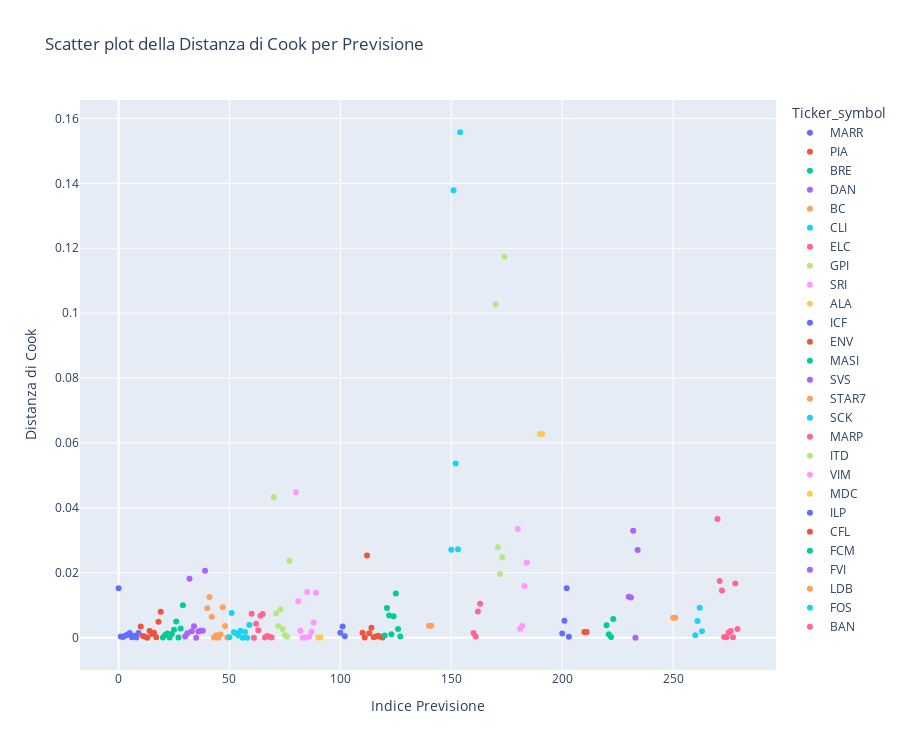

Notebook source saved alongside this figure:
### Code cell
# Seleziona solo le colonne che ti interessano
df_plot = previsioni[['Ticker_symbol', 'cook']]

# Crea uno scatter plot
fig = px.scatter(df_plot, x=df_plot.index, y='cook', color='Ticker_symbol', 
                 title='Scatter plot della Distanza di Cook per Previsione', 
                 labels={'index': 'Indice Previsione', 'cook': 'Distanza di Cook'},
                 color_discrete_sequence=px.colors.qualitative.Plotly)

# Aggiungi titoli e etichette
fig.update_layout(xaxis_title='Indice Previsione', yaxis_title='Distanza di Cook', height=750)

# Mostra il grafico
fig.show()

### Figure 1 — Plotly figure (JSON) as saved in the notebook; plotly's stock layout.template omitted (floating-point values rounded to 4 significant figures)
{"data": [{"hovertemplate": "Ticker_symbol=MARR<br>Indice Previsione=%{x}<br>Distanza di Cook=%{y}<extra></extra>", "legendgroup": "MARR", "marker": {"color": "#636EFA", "symbol": "circle"}, "mode": "markers", "name": "MARR", "orientation": "v", "showlegend": true, "type": "scatter", "x": [0, 1, 2, 3, 4, 5, 6, 7, 8, 9], "xaxis": "x", "y": [0.01522, 0.0003609, 0.0002058, 0.000628, 0.0009438, 0.001452, 0.0001261, 0.0006543, 7.076e-05, 0.001491], "yaxis": "y"}, {"hovertemplate": "Ticker_symbol=PIA<br>Indice Previsione=%{x}<br>Distanza di Cook=%{y}<extra></extra>", "legendgroup": "PIA", "marker": {"color": "#EF553B", "symbol": "circle"}, "mode": "markers", "name": "PIA", "orientation": "v", "showlegend": true, "type": "scatter", "x": [10, 11, 12, 13, 14, 15, 16, 17, 18, 19], "xaxis": "x", "y": [0.003443, 0.00057, 0.0003326, 5.864e-08, 0.002065, 0.001168, 0.001511, 0.0001465, 0.004964, 0.007987], "yaxis": "y"}, {"hovertemplate": "Ticker_symbol=BRE<br>Indice Previsione=%{x}<br>Distanza di Cook=%{y}<extra></extra>", "legendgroup": "BRE", "marker": {"color": "#00CC96", "symbol": "circle"}, "mode": "markers", "name": "BRE", "orientation": "v", "showlegend": true, "type": "scatter", "x": [20, 21, 22, 23, 24, 25, 26, 27, 28, 29], "xaxis": "x", "y": [9.911e-05, 0.000869, 0.001347, 0.0001007, 0.001136, 0.002491, 0.004981, 6.735e-05, 0.002827, 0.009979], "yaxis": "y"}, {"hovertemplate": "Ticker_symbol=DAN<br>Indice Previsione=%{x}<br>Distanza di Cook=%{y}<extra></extra>", "legendgroup": "DAN", "marker": {"color": "#AB63FA", "symbol": "circle"}, "mode": "markers", "name": "DAN", "orientation": "v", "showlegend": true, "type": "scatter", "x": [30, 31, 32, 33, 34, 35, 36, 37, 38, 39], "xaxis": "x", "y": [0.000384, 0.001373, 0.01818, 0.002038, 0.003517, 5.631e-06, 0.001931, 0.002154, 0.002121, 0.02063], "yaxis": "y"}, {"hovertemplate": "Ticker_symbol=BC<br>Indice Previsione=%{x}<br>Distanza di Cook=%{y}<extra></extra>", "legendgroup": "BC", "marker": {"color": "#FFA15A", "symbol": "circle"}, "mode": "markers", "name": "BC", "orientation": "v", "showlegend": true, "type": "scatter", "x": [40, 41, 42, 43, 44, 45, 46, 47, 48, 49], "xaxis": "x", "y": [0.009057, 0.01253, 0.006449, 7.691e-05, 0.0007709, 2.808e-06, 0.000984, 0.009359, 0.003597, 4.169e-05], "yaxis": "y"}, {"hovertemplate": "Ticker_symbol=CLI<br>Indice Previsione=%{x}<br>Distanza di Cook=%{y}<extra></extra>", "legendgroup": "CLI", "marker": {"color": "#19D3F3", "symbol": "circle"}, "mode": "markers", "name": "CLI", "orientation": "v", "showlegend": true, "type": "scatter", "x": [50, 51, 52, 53, 54, 55, 56, 57, 58, 59], "xaxis": "x", "y": [0.0001281, 0.007602, 0.001702, 0.001387, 0.0007275, 0.00212, 4.393e-06, 0.001804, 8.729e-06, 0.003947], "yaxis": "y"}, {"hovertemplate": "Ticker_symbol=ELC<br>Indice Previsione=%{x}<br>Distanza di Cook=%{y}<extra></extra>", "legendgroup": "ELC", "marker": {"color": "#FF6692", "symbol": "circle"}, "mode": "markers", "name": "ELC", "orientation": "v", "showlegend": true, "type": "scatter", "x": [60, 61, 62, 63, 64, 65, 66, 67, 68, 69], "xaxis": "x", "y": [0.007398, 9.897e-07, 0.004284, 0.00231, 0.006772, 0.007308, 8.938e-05, 0.0005168, 0.0003243, 5.938e-05], "yaxis": "y"}, {"hovertemplate": "Ticker_symbol=GPI<br>Indice Previsione=%{x}<br>Distanza di Cook=%{y}<extra></extra>", "legendgroup": "GPI", "marker": {"color": "#B6E880", "symbol": "circle"}, "mode": "markers", "name": "GPI", "orientation": "v", "showlegend": true, "type": "scatter", "x": [70, 71, 72, 73, 74, 75, 76, 77], "xaxis": "x", "y": [0.04338, 0.007456, 0.003642, 0.008694, 0.002733, 0.0007633, 0.000395, 0.02369], "yaxis": "y"}, {"hovertemplate": "Ticker_symbol=SRI<br>Indice Previsione=%{x}<br>Distanza di Cook=%{y}<extra></extra>", "legendgroup": "SRI", "marker": {"color": "#FF97FF", "symbol": "circle"}, "mode": "markers", "name": "SRI", "orientation": "v", "showlegend": true, "type": "scatter", "x": [80, 81, 82, 83, 84, 85, 86, 87, 88, 89], "xaxis": "x", "y": [0.0448, 0.01128, 0.002119, 3.974e-06, 2.094e-06, 0.01409, 0.0004152, 0.001818, 0.004662, 0.01388], "yaxis": "y"}, {"hovertemplate": "Ticker_symbol=ALA<br>Indice Previsione=%{x}<br>Distanza di Cook=%{y}<extra></extra>", "legendgroup": "ALA", "marker": {"color": "#FECB52", "symbol": "circle"}, "mode": "markers", "name": "ALA", "orientation": "v", "showlegend": true, "type": "scatter", "x": [90, 91], "xaxis": "x", "y": [9.883e-05, 9.883e-05], "yaxis": "y"}, {"hovertemplate": "Ticker_symbol=ICF<br>Indice Previsione=%{x}<br>Distanza di Cook=%{y}<extra></extra>", "legendgroup": "ICF", "marker": {"color": "#636EFA", "symbol": "circle"}, "mode": "markers", "name": "ICF", "orientation": "v", "showlegend": true, "type": "scatter", "x": [100, 101, 102], "xaxis": "x", "y": [0.001564, 0.003445, 0.0004387], "yaxis": "y"}, {"hovertemplate": "Ticker_symbol=ENV<br>Indice Previsione=%{x}<br>Distanza di Cook=%{y}<extra></extra>", "legendgroup": "ENV", "marker": {"color": "#EF553B", "symbol": "circle"}, "mode": "markers", "name": "ENV", "orientation": "v", "showlegend": true, "type": "scatter", "x": [110, 111, 112, 113, 114, 115, 116, 117, 118, 119], "xaxis": "x", "y": [0.001547, 6.376e-05, 0.02533, 0.001375, 0.003045, 0.0001408, 0.000362, 0.0006368, 0.0003434, 4.513e-05], "yaxis": "y"}, {"hovertemplate": "Ticker_symbol=MASI<br>Indice Previsione=%{x}<br>Distanza di Cook=%{y}<extra></extra>", "legendgroup": "MASI", "marker": {"color": "#00CC96", "symbol": "circle"}, "mode": "markers", "name": "MASI", "orientation": "v", "showlegend": true, "type": "scatter", "x": [120, 121, 122, 123, 124, 125, 126, 127], "xaxis": "x", "y": [0.0006667, 0.009167, 0.006829, 0.00109, 0.006619, 0.01365, 0.002729, 0.0004142], "yaxis": "y"}, {"hovertemplate": "Ticker_symbol=SVS<br>Indice Previsione=%{x}<br>Distanza di Cook=%{y}<extra></extra>", "legendgroup": "SVS", "marker": {"color": "#AB63FA", "symbol": "circle"}, "mode": "markers", "name": "SVS", "orientation": "v", "showlegend": true, "type": "scatter", "x": [130], "xaxis": "x", "y": [null], "yaxis": "y"}, {"hovertemplate": "Ticker_symbol=STAR7<br>Indice Previsione=%{x}<br>Distanza di Cook=%{y}<extra></extra>", "legendgroup": "STAR7", "marker": {"color": "#FFA15A", "symbol": "circle"}, "mode": "markers", "name": "STAR7", "orientation": "v", "showlegend": true, "type": "scatter", "x": [140, 141], "xaxis": "x", "y": [0.00372, 0.00372], "yaxis": "y"}, {"hovertemplate": "Ticker_symbol=SCK<br>Indice Previsione=%{x}<br>Distanza di Cook=%{y}<extra></extra>", "legendgroup": "SCK", "marker": {"color": "#19D3F3", "symbol": "circle"}, "mode": "markers", "name": "SCK", "orientation": "v", "showlegend": true, "type": "scatter", "x": [150, 151, 152, 153, 154], "xaxis": "x", "y": [0.0271, 0.1379, 0.05365, 0.02725, 0.1557], "yaxis": "y"}, {"hovertemplate": "Ticker_symbol=MARP<br>Indice Previsione=%{x}<br>Distanza di Cook=%{y}<extra></extra>", "legendgroup": "MARP", "marker": {"color": "#FF6692", "symbol": "circle"}, "mode": "markers", "name": "MARP", "orientation": "v", "showlegend": true, "type": "scatter", "x": [160, 161, 162, 163], "xaxis": "x", "y": [0.001488, 0.0003695, 0.008059, 0.01051], "yaxis": "y"}, {"hovertemplate": "Ticker_symbol=ITD<br>Indice Previsione=%{x}<br>Distanza di Cook=%{y}<extra></extra>", "legendgroup": "ITD", "marker": {"color": "#B6E880", "symbol": "circle"}, "mode": "markers", "name": "ITD", "orientation": "v", "showlegend": true, "type": "scatter", "x": [170, 171, 172, 173, 174], "xaxis": "x", "y": [0.1027, 0.02787, 0.01961, 0.02481, 0.1174], "yaxis": "y"}, {"hovertemplate": "Ticker_symbol=VIM<br>Indice Previsione=%{x}<br>Distanza di Cook=%{y}<extra></extra>", "legendgroup": "VIM", "marker": {"color": "#FF97FF", "symbol": "circle"}, "mode": "markers", "name": "VIM", "orientation": "v", "showlegend": true, "type": "scatter", "x": [180, 181, 182, 183, 184], "xaxis": "x", "y": [0.03354, 0.002793, 0.003604, 0.01595, 0.02308], "yaxis": "y"}, {"hovertemplate": "Ticker_symbol=MDC<br>Indice Previsione=%{x}<br>Distanza di Cook=%{y}<extra></extra>", "legendgroup": "MDC", "marker": {"color": "#FECB52", "symbol": "circle"}, "mode": "markers", "name": "MDC", "orientation": "v", "showlegend": true, "type": "scatter", "x": [190, 191], "xaxis": "x", "y": [0.06279, 0.06279], "yaxis": "y"}, {"hovertemplate": "Ticker_symbol=ILP<br>Indice Previsione=%{x}<br>Distanza di Cook=%{y}<extra></extra>", "legendgroup": "ILP", "marker": {"color": "#636EFA", "symbol": "circle"}, "mode": "markers", "name": "ILP", "orientation": "v", "showlegend": true, "type": "scatter", "x": [200, 201, 202, 203], "xaxis": "x", "y": [0.001329, 0.005205, 0.01526, 0.0002889], "yaxis": "y"}, {"hovertemplate": "Ticker_symbol=CFL<br>Indice Previsione=%{x}<br>Distanza di Cook=%{y}<extra></extra>", "legendgroup": "CFL", "marker": {"color": "#EF553B", "symbol": "circle"}, "mode": "markers", "name": "CFL", "orientation": "v", "showlegend": true, "type": "scatter", "x": [210, 211], "xaxis": "x", "y": [0.001771, 0.001771], "yaxis": "y"}, {"hovertemplate": "Ticker_symbol=FCM<br>Indice Previsione=%{x}<br>Distanza di Cook=%{y}<extra></extra>", "legendgroup": "FCM", "marker": {"color": "#00CC96", "symbol": "circle"}, "mode": "markers", "name": "FCM", "orientation": "v", "showlegend": true, "type": "scatter", "x": [220, 221, 222, 223], "xaxis": "x", "y": [0.003881, 0.00108, 0.0002193, 0.005768], "yaxis": "y"}, {"hovertemplate": "Ticker_symbol=FVI<br>Indice Previsione=%{x}<br>Distanza di Cook=%{y}<extra></extra>", "legendgroup": "FVI", "marker": {"color": "#AB63FA", "symbol": "circle"}, "mode": "markers", "name": "FVI", "orientation": "v", "showlegend": true, "type": "scatter", "x": [230, 231, 232, 233, 234], "xaxis": "x", "y": [0.01262, 0.01238, 0.03294, 1.77e-08, 0.02703], "yaxis": "y"}, {"hovertemplate": "Ticker_symbol=LDB<br>Indice Previsione=%{x}<br>Distanza di Cook=%{y}<extra></extra>", "legendgroup": "LDB", "marker": {"color": "#FFA15A", "symbol": "circle"}, "mode": "markers", "name": "LDB", "orientation": "v", "showlegend": true, "type": "scatter", "x": [250, 251], "xaxis": "x", "y": [0.006174, 0.006174], "yaxis": "y"}, {"hovertemplate": "Ticker_symbol=FOS<br>Indice Previsione=%{x}<br>Distanza di Cook=%{y}<extra></extra>", "legendgroup": "FOS", "marker": {"color": "#19D3F3", "symbol": "circle"}, "mode": "markers", "name": "FOS", "orientation": "v", "showlegend": true, "type": "scatter", "x": [260, 261, 262, 263], "xaxis": "x", "y": [0.0007821, 0.005175, 0.009224, 0.001967], "yaxis": "y"}, {"hovertemplate": "Ticker_symbol=BAN<br>Indice Previsione=%{x}<br>Distanza di Cook=%{y}<extra></extra>", "legendgroup": "BAN", "marker": {"color": "#FF6692", "symbol": "circle"}, "mode": "markers", "name": "BAN", "orientation": "v", "showlegend": true, "type": "scatter", "x": [270, 271, 272, 273, 274, 275, 276, 277, 278, 279], "xaxis": "x", "y": [0.03661, 0.01747, 0.01457, 0.0002572, 0.0001548, 0.001588, 0.002051, 0.0001513, 0.01673, 0.002683], "yaxis": "y"}], "layout": {"height": 750, "legend": {"title": {"text": "Ticker_symbol"}, "tracegroupgap": 0}, "title": {"text": "Scatter plot della Distanza di Cook per Previsione"}, "xaxis": {"anchor": "y", "domain": [0, 1], "title": {"text": "Indice Previsione"}}, "yaxis": {"anchor": "x", "domain": [0, 1], "title": {"text": "Distanza di Cook"}}}}
